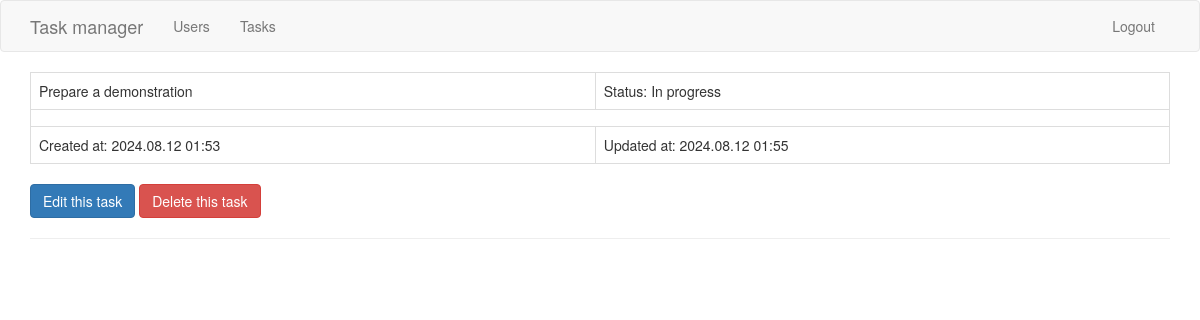
The page /task/4 (signed in) on the database its author committed.
### app/models.py (models this page shows, shortened)
class Task(db.Model):
	id = db.Column(db.Integer, primary_key=True)
	title = db.Column(db.String(140))
	description = db.Column(db.String(2000))
	created_at = db.Column(db.DateTime, index=True, default=datetime.utcnow)
	updated_at = db.Column(db.DateTime, index=True, default=datetime.utcnow)
	status = db.Column(db.String(11), index=True, default='Created')
	executor_id = db.Column(db.Integer, db.ForeignKey('user.id'))

### app/routes.py (the view)
@app.route('/task/<task_id>')
@login_required
def task(task_id):
	task = Task.query.filter_by(id=task_id).first_or_404()
	return render_template('task.html', task=task)

### app/models.py (called while the page is built)
@login.user_loader
def load_user(id):
	return User.query.get(int(id))

### app/templates/task.html
{% extends "base.html" %}
{% block content %}
	<table class="table table-bordered">
		<tr>
			<td>{{ task.title }}</td>
			<td>Status: {{ task.status }}</td>
		</tr>
		<tr><td colspan="2" style="white-space: pre-wrap;">{{ task.description }}</td></tr>
		<tr>
			<td>Created at: {{ task.created_at.strftime("%Y.%m.%d %H:%M") }}</td>
			<td>Updated at: {{ task.updated_at.strftime("%Y.%m.%d %H:%M") }}</td>
		</tr>
	</table>
	<a href="{{ url_for('edit_task', task_id=task.id ) }}" class='btn btn-primary mb-3'>
		Edit this task
	</a>
	<a href="{{ url_for('delete_task', task_id=task.id ) }}" class='btn btn-danger mb-3'>
		Delete this task
	</a>
	<hr>
{% endblock %}

### rows shown on the page
Task: title "Prepare a demonstration", status "In progress", created_at "2024.08.12 01:53", updated_at "2024.08.12 01:55"
